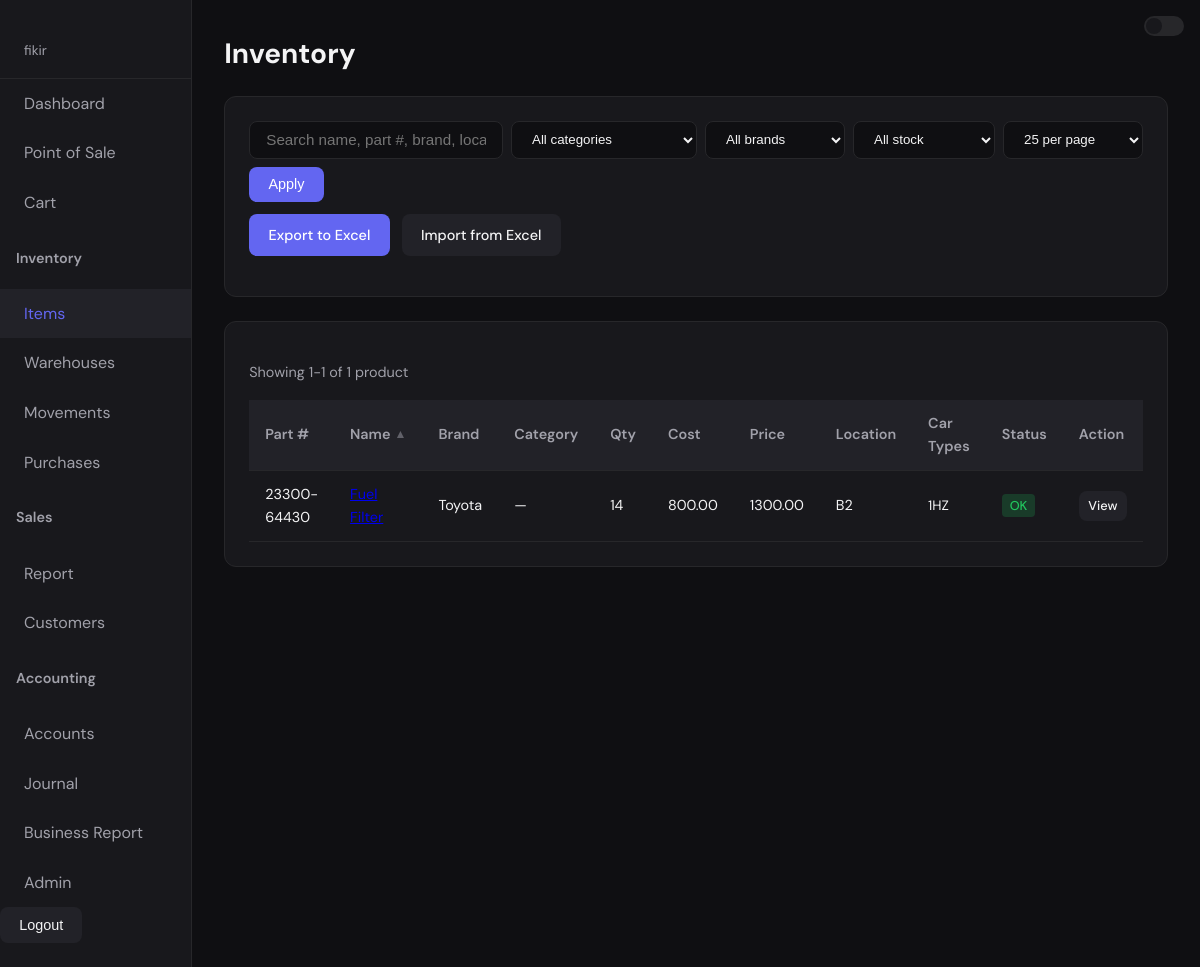
Before: /inventory/ (signed in) with the older database file.
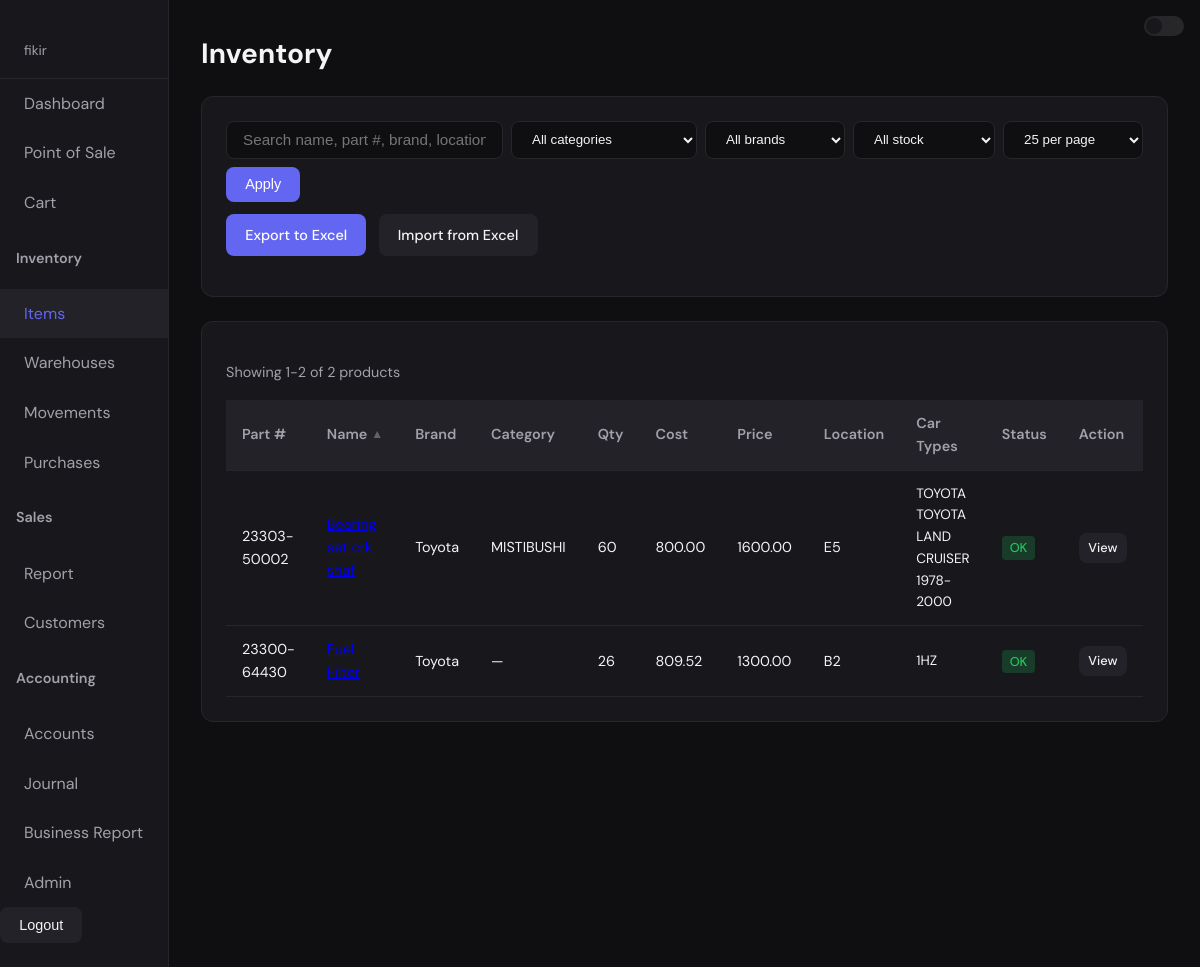
After: the same page with the newer database file.
### inventory/models.py (models this page shows, shortened)
class Product(models.Model):
    sku = models.CharField(max_length=50, unique=True, blank=True, help_text="Stock keeping unit")
    part_number = models.CharField(max_length=50, blank=True, help_text="OEM number")
    name = models.CharField(max_length=100)
    brand = models.CharField(max_length=50, blank=True)
    category = models.ForeignKey(Category, on_delete=models.SET_NULL, null=True, blank=True)
    quantity = models.PositiveIntegerField(default=0)
    reorder_level = models.PositiveIntegerField(default=0, help_text="Quantity at which to reorder")
    cost_price = models.FloatField(default=0)
    selling_price = models.FloatField()
    wholesale_price = models.FloatField(default=0)
    location = models.CharField(max_length=150, blank=True, help_text="Physical storage location (shelf, bin)")
    purpose = models.CharField(max_length=150, blank=True, help_text="Part purpose e.g. DIFFERENTIAL PINION")
    vehicle_application = models.TextField(blank=True, help_text="Car/vehicle types this part fits")
    compatibilities = models.ManyToManyField(
        "CarModel",
        blank=True,
        related_name="compatible_products",
        help_text="Vehicle models this part fits"
    )
    LOW_STOCK_THRESHOLD = 5
    def is_low_stock(self):
        return self.quantity <= self.LOW_STOCK_THRESHOLD

class Category(models.Model):
    name = models.CharField(max_length=100)

class CarModel(models.Model):
    make = models.ForeignKey(CarMake, on_delete=models.CASCADE, related_name="models")
    name = models.CharField(max_length=100)
    year_from = models.PositiveIntegerField(null=True, blank=True)
    year_to = models.PositiveIntegerField(null=True, blank=True)
    engine_type = models.CharField(max_length=100, blank=True)
    chassis_prefixes = models.CharField(
        max_length=200,
        blank=True,
        help_text="Comma-separated chassis codes or prefixes used for quick lookup",
    )
    class Meta:
        unique_together = ("make", "name", "year_from", "year_to")
    def __str__(self):
        parts = [self.make.name, self.name]
        if self.year_from and self.year_to:
            parts.append(f"{self.year_from}-{self.year_to}")
        return " ".join(parts)

class CarMake(models.Model):
    name = models.CharField(max_length=100, unique=True)

### inventory/views.py (the view, shortened to what this page needs)
# urls.py: path("", views.product_list, name="product_list"),
@login_required
def product_list(request):
    products = Product.objects.select_related("category")
    q = request.GET.get("q", "").strip()
    category_id = request.GET.get("category", "")
    if category_id:
        products = products.filter(category_id=category_id)
    brand_filter = request.GET.get("brand", "").strip()
    if brand_filter:
        products = products.filter(brand__iexact=brand_filter)
    stock_filter = request.GET.get("stock", "")
    if stock_filter == "low":
        products = products.filter(quantity__lte=Product.LOW_STOCK_THRESHOLD)
    elif stock_filter == "ok":
        products = products.filter(quantity__gt=Product.LOW_STOCK_THRESHOLD)
    sort = request.GET.get("sort", "name")
    order = request.GET.get("order", "asc")
    if sort in SORT_FIELDS and order in ("asc", "desc"):
        field = SORT_FIELDS[sort]
        products = products.order_by(("-" if order == "desc" else "") + field)
    per_page = min(int(request.GET.get("per_page", 25) or 25), 100)
    per_page = max(per_page, 10)
    paginator = Paginator(products, per_page)
    page_num = request.GET.get("page", 1)
    page = paginator.get_page(page_num)
    categories = Category.objects.all().order_by("name")
    brands = (
        Product.objects.exclude(brand="")
        .exclude(brand__isnull=True)
        .values_list("brand", flat=True)
        .distinct()
        .order_by("brand")
    )
    return render(request, "inventory/product_list.html", {
        "products": page,
        "page": page,
        "categories": categories,
        "brands": brands,
        "search": q,
        "sort": sort,
        "order": order,
        "filter_category": category_id,
        "filter_brand": brand_filter,
        "filter_stock": stock_filter,
        "per_page": per_page,
    })

### inventory/templatetags/inventory_extras.py (called while the page is built)
@register.simple_tag(takes_context=True)
def sort_url(context, field):
    request = context["request"]
    current_sort = request.GET.get("sort", "name")
    current_order = request.GET.get("order", "asc")
    params = request.GET.copy()
    params["sort"] = field
    if current_sort == field:
        params["order"] = "desc" if current_order == "asc" else "asc"
    else:
        params["order"] = "asc"
    return "?" + params.urlencode()

### inventory/templates/inventory/product_list.html (shortened to what the changed rows need)
{% extends "base.html" %}
{% load inventory_extras %}
{% block content %}
<h1>Inventory</h1>
<div class="card">
    <p class="result-count">
        {% if page.paginator.count == 0 %}
        No products found.
        {% else %}
        Showing {{ page.start_index }}-{{ page.end_index }} of {{ page.paginator.count }} product{{ page.paginator.count|pluralize }}
        {% endif %}
    </p>
    <table class="sortable-table">
        <thead>
            <tr>
                <th>{% include "inventory/_sort_header.html" with field="part" label="Part #" %}</th>
                <th>{% include "inventory/_sort_header.html" with field="name" label="Name" %}</th>
                <th>{% include "inventory/_sort_header.html" with field="brand" label="Brand" %}</th>
                <th>{% include "inventory/_sort_header.html" with field="category" label="Category" %}</th>
                <th>{% include "inventory/_sort_header.html" with field="qty" label="Qty" %}</th>
                <th>{% include "inventory/_sort_header.html" with field="cost" label="Cost" %}</th>
                <th>{% include "inventory/_sort_header.html" with field="price" label="Price" %}</th>
                <th>Location</th>
                <th>Car Types</th>
                <th>Status</th>
                <th>Action</th>
            </tr>
        </thead>
        <tbody>
            {% for product in products %}
            <tr>
                <td>{{ product.part_number|default:"—" }}</td>
                <td><a href="{% url 'product_detail' product.id %}">{{ product.name }}</a></td>
                <td>{{ product.brand|default:"—" }}</td>
                <td>{{ product.category.name|default:"—" }}</td>
                <td>{{ product.quantity }}</td>
                <td>{{ product.cost_price|floatformat:2 }}</td>
                <td>{{ product.selling_price|floatformat:2 }}</td>
                <td>{{ product.location|default:"—"|truncatewords:5 }}</td>
                <td class="car-types">
                    {% if product.compatibilities.exists %}
                        {% for cm in product.compatibilities.all %}
                            {{ cm }}{% if not forloop.last %}, {% endif %}
                        {% endfor %}
                    {% else %}
                        {{ product.vehicle_application|default:"—"|truncatewords:12 }}
                    {% endif %}
                </td>
                <td>
                    {% if product.is_low_stock %}
                    <span class="badge badge-low">Low</span>
                    {% else %}
                    <span class="badge badge-ok">OK</span>
                    {% endif %}
                </td>
                <td><a href="{% url 'product_detail' product.id %}" class="btn btn-secondary" style="padding:0.3rem 0.6rem; font-size:0.8rem;">View</a></td>
            </tr>
            {% empty %}
            <tr>
                <td colspan="10">No products. <a href="{% url 'import_inventory' %}">Import from Excel</a> or add via Admin.</td>
            </tr>
            {% endfor %}
        </tbody>
    </table>
</div>
{% endblock %}

Changed rows visible on the page:
added Product: part_number "23303-50002", brand "Toyota", category.name "MISTIBUSHI", quantity "60", cost_price "800.00", selling_price "1600.00", location "E5", shows "OK"
added CarModel: make+name+year_from "TOYOTA TOYOTA LAND CRUISER 1978-2000"
changed Product "1HZ": quantity "14" → "26"; cost_price "800.00" → "809.52"
Other visible differences:
{{ page.end_index }}: "1" → "2"
{{ page.paginator.count }}: "1" → "2"
